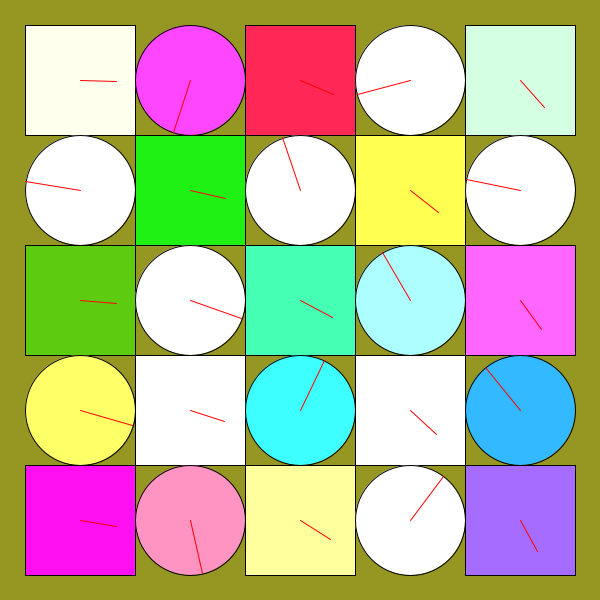
Frame 1 (no input)
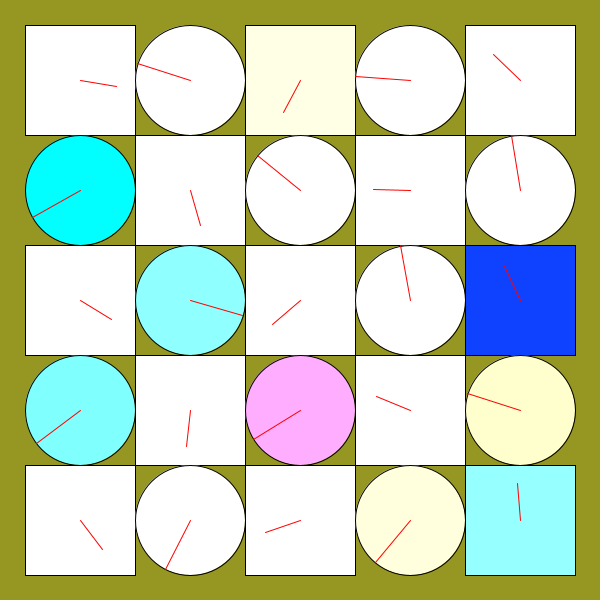
Frame 60 (the mouse pressed at the canvas centre just before this capture)
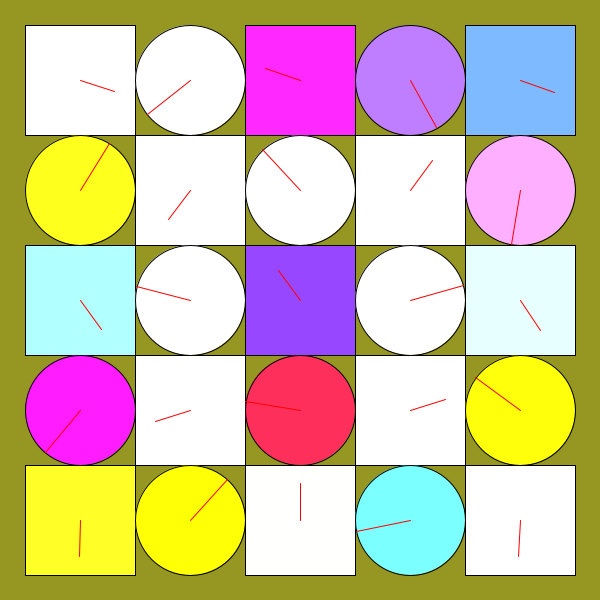
Frame 120 (the mouse held since frame 60 and released just before this capture)

The Processing sketch that drew these frames (run headless with seeded random() and noise(); from frame 60 on, the mouse is pressed at the canvas centre):

// Processing sketch: processing_151631
// ── processing_151631.pde

/*
 * Creative Coding
 * Week 2, 04 - The Clocks
 * by Indae Hwang and Jon McCormack
 * Copyright (c) 2014 Monash University
 *
 * This program draws a grid of circular "clocks", whose hands move according to the elasped time.
 * The higher the clock number the faster it moves, the first clock takes 1 min to go all the way around.
 * The function "movingCircle" is used to draw each clock. It is passed the position, size and hand angle
 * as arguments.
 * 
 *
 * Alterations made during course on Futurelearn by Ron Leunissen, june 14 2014
 */

void setup() {
  size(600, 600);
  background(180);
  rectMode(CENTER);
  noStroke();
}


void draw() {
  background(150,150,35);
  noStroke();

  int num = 5;
  int margin = 80;

  float gutter = 0; //distance between each cell
  float cellsize = ( width - (2 * margin) - gutter * (num - 1) ) / (num - 1);

  int circleNumber = 0; // counter
  int randomNumber; // random number to have hand go randomly
  
  

  for (int i=0; i<num; i++) {
    for (int j=0; j<num; j++) {
      ++circleNumber;

      float tx = margin + cellsize * i + gutter * i;
      float ty = margin + cellsize * j + gutter * j;
      randomNumber = (int) random(300,500); 

    if (circleNumber%2 == 0){
       movingCircle1(tx, ty, cellsize, circleNumber * randomNumber * millis() / 60000.0);
     }else{
       movingCircle2(tx, ty, cellsize, circleNumber * TWO_PI * millis() / 60000.0);
     }

      
    } // end of inner FOR
  } // end of outer FOR
}//end of draw 

// this is the example function provided by the course
void movingCircle1(float x, float y, float size, float angle) {

  // calculate endpoint of the line
  float tempX = x + (size / 2) * sin(angle);
  float tempY = y + (size / 2) * cos(angle);

  int colorNumber1;
  int colorNumber2;
  int colorNumber3;
  colorNumber1 = (int) random(1,999);  // ADDED CODE, RANDOM COLOR
  colorNumber2 = (int) random(1,999); 
  colorNumber3 = (int) random(1,999); 

  stroke(0);
  strokeWeight(1);
  fill(colorNumber1, colorNumber2, colorNumber3); // random fill color, opaque
  ellipse(x, y, size, size); // circle

  stroke(255, 0, 0);
  line(x, y, tempX, tempY); // red line
}

// this is the changed function, hand is shorter and is running clockwise now, and clock is rectangular, 
void movingCircle2(float x, float y, float size, float angle) {

  // calculate endpoint of the line
  float tempX = x + (size / 3) * cos(angle);  // hand goes clockwise now
  float tempY = y + (size / 3) * sin(angle);

  int colorNumber1;
  int colorNumber2;
  int colorNumber3;
  colorNumber1 = (int) random(1,999);  // ADDED CODE, RANDOM COLOR
  colorNumber2 = (int) random(1,999); 
  colorNumber3 = (int) random(1,999); 

  stroke(0);
  strokeWeight(1);
  fill(colorNumber1, colorNumber2, colorNumber3); // random fill color, opaque
  rect(x, y, size, size); // rectangle

  stroke(255, 0, 0);
  line(x, y, tempX, tempY); // red line
}

// example code to test voor odd or even
/* if (sec%2 == 0){
   x = 50;
 }else{
   x = 100;
 }
 */
